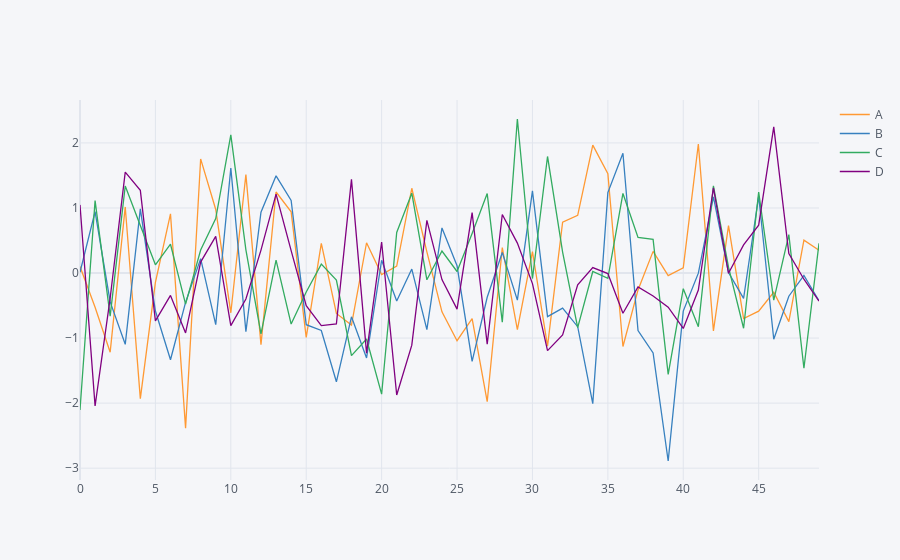

The notebook cell saved with this chart:
### Markdown cell above
# BASICS

### Code cell
arr_1=np.random.randn(50,4)
df_1=pd.DataFrame(arr_1,columns=['A','B','C','D'])
df_1.head()
df_1.iplot()
